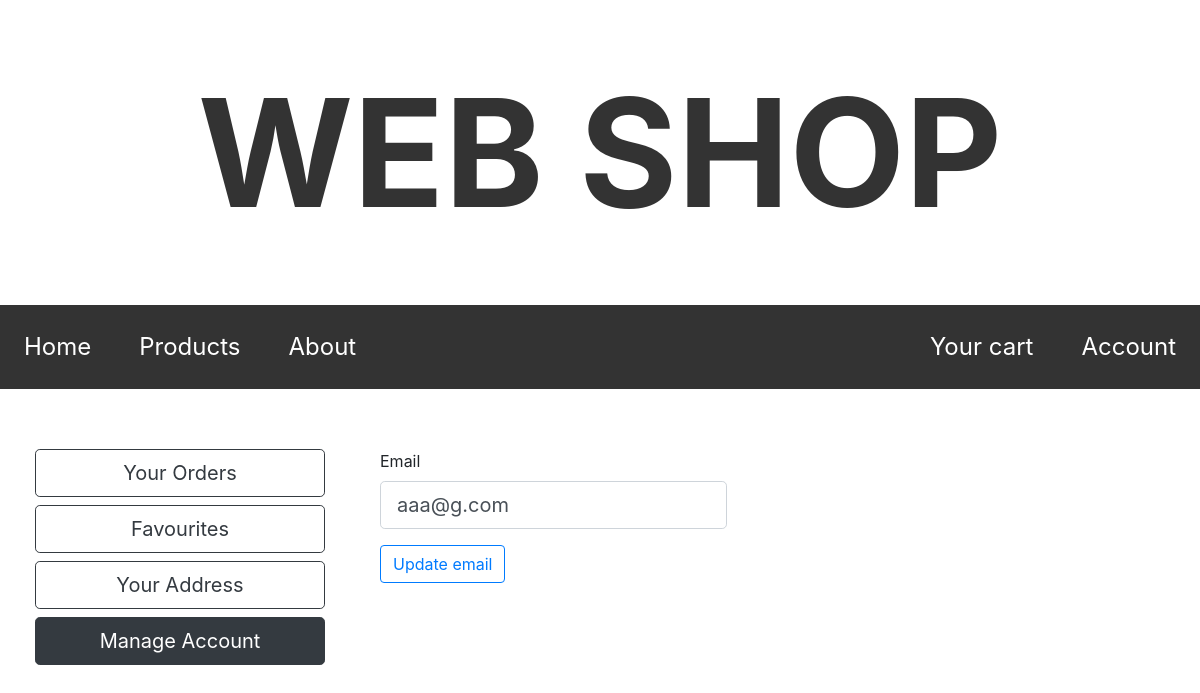
The app's page /account/4/manage (signed in), older data.
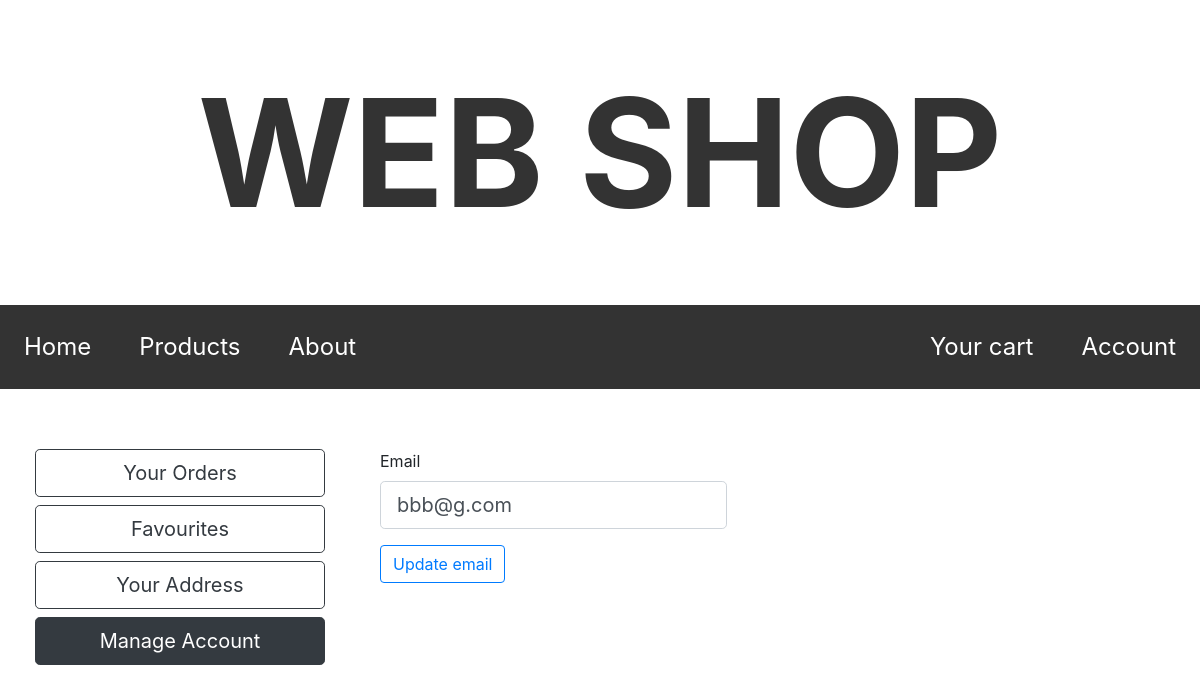
The same page, newer data.
### web_shop/models.py (models this page shows, shortened)
class User(db.Model, UserMixin):
    id = db.Column(db.Integer(), primary_key=True, autoincrement=True)
    email = db.Column(db.String(80), nullable=True, unique=True)
    password = db.Column(db.String(), nullable=True)
    true_user = db.Column(db.Boolean(), default=False, nullable=False)  # if false means that User() object is used to store address for transaction only
    has_address = db.Column(db.Boolean(), default=False, nullable=False)
    first_name = db.Column(db.String(), nullable=True)
    last_name = db.Column(db.String(), nullable=True)
    street = db.Column(db.String(), nullable=True)
    street_number = db.Column(db.Integer(), nullable=True)
    apartment_number = db.Column(db.Integer(), nullable=True)
    city = db.Column(db.String(), nullable=True)
    country = db.Column(db.String(), nullable=True)
    postal_code = db.Column(db.String(), nullable=True)
    transactions = db.relationship('Transaction', backref='buyer', lazy=True)

### web_shop/routes.py (the view, shortened to what this page needs)
@app.route('/account/<int:id>/<string:active>', methods=['GET', 'POST'])
@login_required
def account(id, active):
    id = int(id)
    if current_user.id != id:
        flash('Log in first', category='danger')
        abort(403)
    user = User.query.get_or_404(id)
    address_form = AddressForm()
    email_form = UpdateEmailForm()
    if email_form.validate_on_submit():
        if user.email == email_form.email.data:
            flash("It's the same lol", category='info')
            return redirect(url_for('account', id=user.id, active='manage'))
        else:
            user2 = User.query.filter_by(email=email_form.email.data).first()
            if user2:
                flash("There already exist account with this email.", category='danger')
                return redirect(url_for('account', id=user.id, active='manage'))
            else:
                user.email = email_form.email.data
                db.session.commit()
                flash('Your email has been changed!', category='success')
                return redirect(url_for('account', id=user.id, active='manage'))
    else:
        email_form.email.data = user.email
    if user.has_address:  # fill up form with address if user specified address already
        address_form.first_name.data = user.first_name
        address_form.last_name.data = user.last_name
        address_form.street.data = user.street
        address_form.street_number.data = user.street_number
        address_form.apartment_number.data = user.apartment_number
        address_form.city.data = user.city
        address_form.country.data = user.country
        address_form.postal_code.data = user.postal_code
    return render_template('account.html', title='Your Account', user=user, active=active,
                           address_form=address_form, cart=session.get('cart'), Product=Product, email_form=email_form)

### web_shop/forms.py (shortened to what this page needs)
class AddressForm(FlaskForm):
    first_name = StringField(label='First name', validators=[Optional()])
    last_name = StringField(label='Last name', validators=[Optional()])
    street = StringField(label='Street name', validators=[DataRequired()])
    street_number = IntegerField(label="Street number", validators=[DataRequired()])
    apartment_number = IntegerField(label="Appartment number (optional)", validators=[Optional()])
    city = StringField(label="City", validators=[DataRequired()])
    country = SelectField(label="Country", choices=[(country, country) for country in country_list], default="Poland")
    postal_code = StringField(label="Postal code", validators=[DataRequired()])
    remember_address = BooleanField(label='Remember Address?', validators=[Optional()])  # unused in account page, used when finalizing transaction
    submit = SubmitField()  # no label as this form will be used in few places

class UpdateEmailForm(FlaskForm):
    email = StringField(label='Email', validators=[DataRequired(), Email()])
    submit = SubmitField(label='Update Email')

### web_shop/models.py (called while the page is built)
@login_manager.user_loader
def load_user(user_id):
    user = User.query.get(int(user_id))
    if user:
        if user.true_user:  # has email and password, is able to log in, otherwise User() only stores address
            return user

### web_shop/templates/account.html (shortened to what this page needs)
{% extends "layout.html" %}
{% block content %}
    <div class="left-content">
        <div class="container">
                    <a href="{{ url_for('account', active='orders', id=user.id) }}"  class="btn btn-outline-dark btn-lg btn-block {{ 'active' if active == 'orders' }}">Your Orders</a>
                    <a href="{{ url_for('account', active='favourites', id=user.id) }}" class="btn btn-outline-dark btn-lg btn-block {{ 'active' if active == 'favourites' }}">Favourites</a>
                    <a href="{{ url_for('account', active='address', id=user.id) }}"  class="btn btn-outline-dark btn-lg btn-block {{ 'active' if active == 'address' }}">Your Address</a>
                    <a href="{{ url_for('account', active='manage', id=user.id) }}"  class="btn btn-outline-dark btn-lg btn-block {{ 'active' if active == 'manage' }}">Manage Account</a>
        </div>
    </div>
    <article class="main-content">
        {% if active == 'favourites' %}
            <span>Favourites</span>
        {% elif active == 'orders' %}
            <span>Your orders</span>
        {% elif active == 'manage' %}
        <div class="container float-left" style="width: 50%">
            <div class="row">
                <form method="POST" novalidate="novalidate">
                    <div class="form-group">
                        {{ email_form.email.label() }}
                        {% if email_form.email.errors %}
                            {{ email_form.email(class="form-control form-control-lg is-invalid") }}
                            <div class="invalid-feedback">
                                {% for error in email_form.email.errors %}
                                    <span>{{ error }}</span>
                                {% endfor %}
                            </div>
                        {% else %}
                            {{ email_form.email(class="form-control form-control-lg") }}
                        {% endif %}
                    </div>
                    <div class="form-group">
                        {{ email_form.submit(class="btn btn-outline-primary", value="Update email") }}
                    </div>
                </form>
            </div>
        </div>
        {% endif %}
    </article>
{% endblock content %}

### web_shop/templates/layout.html (shortened to what this page needs)
<!DOCTYPE html>
<html lang="en">
<head>
    <link rel="stylesheet" href="https://stackpath.bootstrapcdn.com/bootstrap/4.3.1/css/bootstrap.min.css">
</head>
<body>
    <header style="margin-bottom: 40px">
        <a class='bigtitle-link' href="{{ url_for('home') }}"><div class="bigtitle">WEB SHOP</div></a>
        <nav class="navbar-main">
            <ul class="main-nav">
                <li class="main-nav"><a class="main-nav {{ 'active' if active == 'home' }}" href="{{ url_for('home') }}">Home</a></li>
                <li class="main-nav"><a class="main-nav {{ 'active' if active == 'products' }}" href="{{ url_for('products') }}">Products</a></li>
                <li class="main-nav"><a class="main-nav {{ 'active' if active == 'about' }}" href="{{ url_for('about') }}">About</a></li>
                {% if current_user.is_authenticated %}
                    <li style="float:right"><a class="main-nav {{ 'active' if active == 'account' }}" href="{{ url_for('account', id=current_user.id, active='favourites') }}">Account</a></li>
                {% else %}
                    <li style="float:right"><a class="main-nav {{ 'active' if active == 'login' }}" href="{{ url_for('login') }}">Login</a></li>
                    <li style="float:right"><a class="main-nav {{ 'active' if active == 'register' }}" href="{{ url_for('register') }}">Create an Account</a></li>
                {% endif %}
                <li class='main-nav' style="float:right"><a class='main-nav' data-toggle="modal" data-target="#exampleModal" href="">Your cart</a></li>
            </ul>
        </nav>
    </header>
    {% block content %}
    {% endblock content %}
</body>
</html>

### web_shop/static/main.css (style rules this page uses)
a { text-decoration: none; }
.left-content { float: left; padding: 20px; width: 30%; }
.main-content { float: left; width: 70%; padding: 20px; }
* { box-sizing: border-box; }
.bigtitle { color: #333; text-align: center; font-size: 150px; margin-top: 40px; margin-bottom: 40px; margin-right: 40px; margin-left: 40px; font-weight: bold; text-decoration: none; }
ul.main-nav { list-style-type: none; margin: 0; padding: 0; overflow: hidden; background-color: #333; }
li.main-nav { float: left; }
li a.main-nav { display: block; color: white; font-size: 24px; text-align: center; padding: 1em 1em; text-decoration: none; }
.active { background-color: #4CAF50; }

Row changes from the older to the newer data that the page shows:
changed User: email "aaa@g.com" → "bbb@g.com"
